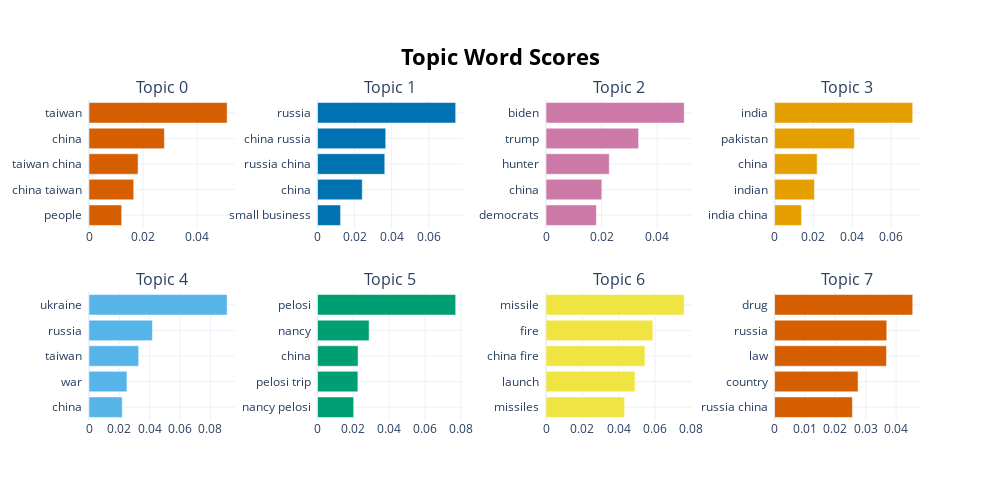

The cell this chart's notebook holds for it:
### Code cell
topic_model.visualize_barchart()

### Figure 1 — Plotly figure (JSON) as saved in the notebook; plotly's stock layout.template omitted (floating-point values rounded to 4 significant figures)
{"data": [{"marker": {"color": "#D55E00"}, "orientation": "h", "type": "bar", "x": [0.01209, 0.01655, 0.01816, 0.02789, 0.05113], "xaxis": "x", "y": ["people  ", "china taiwan  ", "taiwan china  ", "china  ", "taiwan  "], "yaxis": "y"}, {"marker": {"color": "#0072B2"}, "orientation": "h", "type": "bar", "x": [0.01243, 0.02412, 0.03625, 0.03677, 0.07448], "xaxis": "x2", "y": ["small business  ", "china  ", "russia china  ", "china russia  ", "russia  "], "yaxis": "y2"}, {"marker": {"color": "#CC79A7"}, "orientation": "h", "type": "bar", "x": [0.01812, 0.02009, 0.02276, 0.03334, 0.04977], "xaxis": "x3", "y": ["democrats  ", "china  ", "hunter  ", "trump  ", "biden  "], "yaxis": "y3"}, {"marker": {"color": "#E69F00"}, "orientation": "h", "type": "bar", "x": [0.01386, 0.02049, 0.02191, 0.04106, 0.07109], "xaxis": "x4", "y": ["india china  ", "indian  ", "china  ", "pakistan  ", "india  "], "yaxis": "y4"}, {"marker": {"color": "#56B4E9"}, "orientation": "h", "type": "bar", "x": [0.02192, 0.02498, 0.03273, 0.0418, 0.09101], "xaxis": "x5", "y": ["china  ", "war  ", "taiwan  ", "russia  ", "ukraine  "], "yaxis": "y5"}, {"marker": {"color": "#009E73"}, "orientation": "h", "type": "bar", "x": [0.02017, 0.02251, 0.02262, 0.02878, 0.07708], "xaxis": "x6", "y": ["nancy pelosi  ", "pelosi trip  ", "china  ", "nancy  ", "pelosi  "], "yaxis": "y6"}, {"marker": {"color": "#F0E442"}, "orientation": "h", "type": "bar", "x": [0.04325, 0.04899, 0.05445, 0.05883, 0.07608], "xaxis": "x7", "y": ["missiles  ", "launch  ", "china fire  ", "fire  ", "missile  "], "yaxis": "y7"}, {"marker": {"color": "#D55E00"}, "orientation": "h", "type": "bar", "x": [0.02561, 0.02747, 0.03683, 0.03691, 0.04545], "xaxis": "x8", "y": ["russia china  ", "country  ", "law  ", "russia  ", "drug  "], "yaxis": "y8"}], "layout": {"annotations": [{"font": {"size": 16}, "showarrow": false, "text": "Topic 0", "x": 0.0875, "xanchor": "center", "xref": "paper", "y": 1, "yanchor": "bottom", "yref": "paper"}, {"font": {"size": 16}, "showarrow": false, "text": "Topic 1", "x": 0.3625, "xanchor": "center", "xref": "paper", "y": 1, "yanchor": "bottom", "yref": "paper"}, {"font": {"size": 16}, "showarrow": false, "text": "Topic 2", "x": 0.6375, "xanchor": "center", "xref": "paper", "y": 1, "yanchor": "bottom", "yref": "paper"}, {"font": {"size": 16}, "showarrow": false, "text": "Topic 3", "x": 0.9125, "xanchor": "center", "xref": "paper", "y": 1, "yanchor": "bottom", "yref": "paper"}, {"font": {"size": 16}, "showarrow": false, "text": "Topic 4", "x": 0.0875, "xanchor": "center", "xref": "paper", "y": 0.4, "yanchor": "bottom", "yref": "paper"}, {"font": {"size": 16}, "showarrow": false, "text": "Topic 5", "x": 0.3625, "xanchor": "center", "xref": "paper", "y": 0.4, "yanchor": "bottom", "yref": "paper"}, {"font": {"size": 16}, "showarrow": false, "text": "Topic 6", "x": 0.6375, "xanchor": "center", "xref": "paper", "y": 0.4, "yanchor": "bottom", "yref": "paper"}, {"font": {"size": 16}, "showarrow": false, "text": "Topic 7", "x": 0.9125, "xanchor": "center", "xref": "paper", "y": 0.4, "yanchor": "bottom", "yref": "paper"}], "height": 500, "hoverlabel": {"bgcolor": "white", "font": {"family": "Rockwell", "size": 16}}, "showlegend": false, "title": {"font": {"color": "Black", "size": 22}, "text": "<b>Topic Word Scores", "x": 0.5, "xanchor": "center", "yanchor": "top"}, "width": 1000, "xaxis": {"anchor": "y", "domain": [0, 0.175], "showgrid": true}, "xaxis2": {"anchor": "y2", "domain": [0.275, 0.45], "showgrid": true}, "xaxis3": {"anchor": "y3", "domain": [0.55, 0.725], "showgrid": true}, "xaxis4": {"anchor": "y4", "domain": [0.825, 1], "showgrid": true}, "xaxis5": {"anchor": "y5", "domain": [0, 0.175], "showgrid": true}, "xaxis6": {"anchor": "y6", "domain": [0.275, 0.45], "showgrid": true}, "xaxis7": {"anchor": "y7", "domain": [0.55, 0.725], "showgrid": true}, "xaxis8": {"anchor": "y8", "domain": [0.825, 1], "showgrid": true}, "yaxis": {"anchor": "x", "domain": [0.6, 1], "showgrid": true}, "yaxis2": {"anchor": "x2", "domain": [0.6, 1], "showgrid": true}, "yaxis3": {"anchor": "x3", "domain": [0.6, 1], "showgrid": true}, "yaxis4": {"anchor": "x4", "domain": [0.6, 1], "showgrid": true}, "yaxis5": {"anchor": "x5", "domain": [0, 0.4], "showgrid": true}, "yaxis6": {"anchor": "x6", "domain": [0, 0.4], "showgrid": true}, "yaxis7": {"anchor": "x7", "domain": [0, 0.4], "showgrid": true}, "yaxis8": {"anchor": "x8", "domain": [0, 0.4], "showgrid": true}}}
